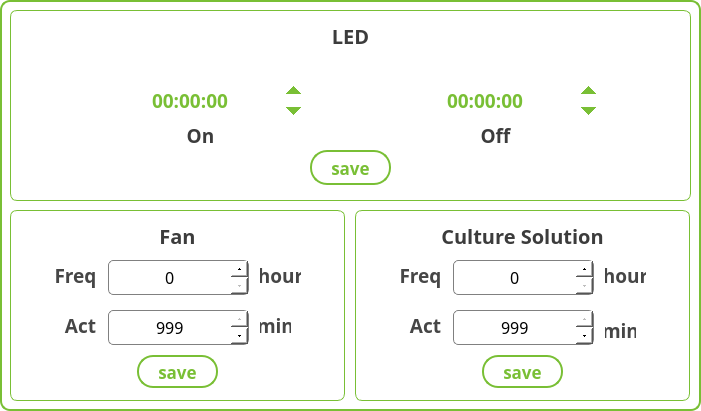
     <widget class="QFrame" name="frame_15">
      <property name="geometry">
       <rect>
        <x>0</x>
        <y>260</y>
        <width>701</width>
        <height>411</height>
       </rect>
      </property>
      <property name="styleSheet">
       <string notr="true">background-color:qlineargradient(spread:pad, x1:0.5, y1:0.5, x2:1, y2:1, stop:0 rgba(255, 255, 255, 0), stop:1 rgba(255, 255, 255, 60));
border : 2px solid rgb(121,191,53);
border-radius:10px</string>
      </property>
      <property name="frameShape">
       <enum>QFrame::StyledPanel</enum>
      </property>
      <property name="frameShadow">
       <enum>QFrame::Raised</enum>
      </property>
      <widget class="QLabel" name="label_6">
       <property name="geometry">
        <rect>
         <x>10</x>
         <y>10</y>
         <width>681</width>
         <height>191</height>
        </rect>
       </property>
       <property name="styleSheet">
        <string notr="true">background-color:qlineargradient(spread:pad, x1:0.5, y1:0.5, x2:1, y2:1, stop:0 rgba(255, 255, 255, 0), stop:1 rgba(255, 255, 255, 65));
border:1px solid rgb(121,191,53);
border-radius : 7px</string>
       </property>
       <property name="text">
        <string/>
       </property>
      </widget>
      <widget class="QFrame" name="frame_10">
       <property name="geometry">
        <rect>
         <x>10</x>
         <y>10</y>
         <width>681</width>
         <height>181</height>
        </rect>
       </property>
       <property name="styleSheet">
        <string notr="true">border:transparent;
background:transparent</string>
       </property>
       <property name="frameShape">
        <enum>QFrame::StyledPanel</enum>
       </property>
       <property name="frameShadow">
        <enum>QFrame::Raised</enum>
       </property>
       <widget class="QLabel" name="label_52">
        <property name="geometry">
         <rect>
          <x>165</x>
          <y>110</y>
          <width>51</width>
          <height>31</height>
         </rect>
        </property>
        <property name="font">
         <font>
          <family>나눔스퀘어 Bold</family>
          <pointsize>14</pointsize>
          <weight>75</weight>
          <bold>true</bold>
         </font>
        </property>
        <property name="styleSheet">
         <string notr="true">background:transparent;
color:rgb(60,60,60)</string>
        </property>
        <property name="text">
         <string>On</string>
        </property>
        <property name="alignment">
         <set>Qt::AlignCenter</set>
        </property>
       </widget>
       <widget class="QLabel" name="label_53">
        <property name="geometry">
         <rect>
          <x>460</x>
          <y>110</y>
          <width>51</width>
          <height>31</height>
         </rect>
        </property>
        <property name="font">
         <font>
          <family>나눔스퀘어 Bold</family>
          <pointsize>14</pointsize>
          <weight>75</weight>
          <bold>true</bold>
         </font>
        </property>
        <property name="styleSheet">
         <string notr="true">background:transparent;
color:rgb(60,60,60)</string>
        </property>
        <property name="text">
         <string>Off</string>
        </property>
        <property name="alignment">
         <set>Qt::AlignCenter</set>
        </property>
       </widget>
       <widget class="QTimeEdit" name="led_off">
        <property name="geometry">
         <rect>
          <x>435</x>
          <y>70</y>
          <width>161</width>
          <height>41</height>
         </rect>
        </property>
        <property name="font">
         <font>
          <family>맑은 고딕</family>
          <pointsize>14</pointsize>
          <weight>75</weight>
          <bold>true</bold>
         </font>
        </property>
        <property name="styleSheet">
         <string notr="true">QTimeEdit{
color:rgb(121,191,53);
selection-color : rgb(121,191,53);
selection-background-color : white;
}
QTimeEdit::down-button {
color:rgb(121,191,53);
width: 35px;
}
QTimeEdit::up-button {
color:rgb(121,191,53);
width: 35px;
}</string>
        </property>
       </widget>
       <widget class="QTimeEdit" name="led_on">
        <property name="geometry">
         <rect>
          <x>140</x>
          <y>70</y>
          <width>161</width>
          <height>41</height>
         </rect>
        </property>
        <property name="font">
         <font>
          <family>맑은 고딕</family>
          <pointsize>14</pointsize>
          <weight>75</weight>
          <bold>true</bold>
         </font>
        </property>
        <property name="styleSheet">
         <string notr="true">QTimeEdit{
color:rgb(121,191,53);
selection-background-color : white;
selection-color : rgb(121,191,53);
}
QTimeEdit::down-button {
color:rgb(121,191,53);
width: 35px;
}
QTimeEdit::up-button {
color:rgb(121,191,53);
width: 35px;
}</string>
        </property>
       </widget>
       <widget class="QLabel" name="label_89">
        <property name="geometry">
         <rect>
          <x>315</x>
          <y>10</y>
          <width>51</width>
          <height>31</height>
         </rect>
        </property>
        <property name="font">
         <font>
          <family>나눔스퀘어 Bold</family>
          <pointsize>15</pointsize>
          <weight>75</weight>
          <bold>true</bold>
         </font>
        </property>
        <property name="styleSheet">
         <string notr="true">background:transparent;
color:rgb(60,60,60)</string>
        </property>
        <property name="text">
         <string>LED</string>
        </property>
        <property name="alignment">
         <set>Qt::AlignCenter</set>
        </property>
       </widget>
       <widget class="QGraphicsView" name="graphicsView_57">
        <property name="geometry">
         <rect>
          <x>410</x>
          <y>30</y>
          <width>149</width>
          <height>149</height>
         </rect>
        </property>
        <property name="styleSheet">
         <string notr="true">background:url(:/img/resources/small_circle.png);
border:transparent</string>
        </property>
       </widget>
       <widget class="QGraphicsView" name="graphicsView_58">
        <property name="geometry">
         <rect>
          <x>115</x>
          <y>30</y>
          <width>149</width>
          <height>149</height>
         </rect>
        </property>
        <property name="styleSheet">
         <string notr="true">background: url(:/img/resources/small_circle.png);
border:transparent</string>
        </property>
       </widget>
       <widget class="QPushButton" name="led_save">
        <property name="geometry">
         <rect>
          <x>300</x>
          <y>140</y>
          <width>81</width>
          <height>35</height>
         </rect>
        </property>
        <property name="font">
         <font>
          <family>나눔스퀘어 Bold</family>
          <pointsize>13</pointsize>
          <weight>75</weight>
          <bold>true</bold>
         </font>
        </property>
        <property name="styleSheet">
         <string notr="true">QPushButton{border-radius : 17px;
border : 2px solid rgb(121,191,53);
color:rgb(121,191,53);
background-color:white;}
QPushButton:pressed{
border-radius : 17px;
border : 2px solid rgb(130,255,75);
border:transparent;
background-color:qlineargradient(spread:pad, x1:0.15, y1:0.15, x2:1, y2:1, stop:0 rgba(177, 220, 61, 255), stop:1 rgba(41, 191, 61, 247));
color:white;
}
</string>
        </property>
        <property name="text">
         <string>save</string>
        </property>
        <property name="checkable">
         <bool>true</bool>
        </property>
       </widget>
       <zorder>graphicsView_58</zorder>
       <zorder>graphicsView_57</zorder>
       <zorder>label_52</zorder>
       <zorder>label_53</zorder>
       <zorder>led_off</zorder>
       <zorder>led_on</zorder>
       <zorder>label_89</zorder>
       <zorder>led_save</zorder>
      </widget>
      <widget class="QFrame" name="frame_4">
       <property name="geometry">
        <rect>
         <x>10</x>
         <y>210</y>
         <width>335</width>
         <height>191</height>
        </rect>
       </property>
       <property name="styleSheet">
        <string notr="true">background:qlineargradient(spread:pad, x1:0, y1:0, x2:1, y2:1, stop:0 rgba(255, 255, 255, 0), stop:1 rgba(255, 255, 255, 161));
border:1px solid rgb(121,191,53);
border-radius : 7px</string>
       </property>
       <property name="frameShape">
        <enum>QFrame::StyledPanel</enum>
       </property>
       <property name="frameShadow">
        <enum>QFrame::Raised</enum>
       </property>
       <widget class="QLabel" name="label_60">
        <property name="geometry">
         <rect>
          <x>92</x>
          <y>10</y>
          <width>151</width>
          <height>31</height>
         </rect>
        </property>
        <property name="font">
         <font>
          <family>나눔스퀘어 Bold</family>
          <pointsize>15</pointsize>
          <weight>75</weight>
          <bold>true</bold>
         </font>
        </property>
        <property name="styleSheet">
         <string notr="true">background:transparent;
border:transparent;
color:rgb(60,60,60)</string>
        </property>
        <property name="text">
         <string>Fan</string>
        </property>
        <property name="alignment">
         <set>Qt::AlignCenter</set>
        </property>
       </widget>
       <widget class="QSpinBox" name="fan_freq_hour">
        <property name="geometry">
         <rect>
          <x>98</x>
          <y>50</y>
          <width>141</width>
          <height>35</height>
         </rect>
        </property>
        <property name="font">
         <font>
          <family>나눔고딕</family>
          <pointsize>12</pointsize>
         </font>
        </property>
        <property name="layoutDirection">
         <enum>Qt::LeftToRight</enum>
        </property>
        <property name="styleSheet">
         <string notr="true">QSpinBox{background-color:white;
border:1px solid grey;
selection-background-color: rgb(121, 191, 53);
border-radius:5px
}
QSpinBox::down-button {
width: 17px;
}
QSpinBox::up-button {
width: 17px;
}</string>
        </property>
        <property name="alignment">
         <set>Qt::AlignCenter</set>
        </property>
        <property name="minimum">
         <number>0</number>
        </property>
        <property name="maximum">
         <number>999</number>
        </property>
       </widget>
       <widget class="QSpinBox" name="fan_act_min">
        <property name="geometry">
         <rect>
          <x>98</x>
          <y>100</y>
          <width>141</width>
          <height>35</height>
         </rect>
        </property>
        <property name="font">
         <font>
          <family>나눔고딕</family>
          <pointsize>12</pointsize>
         </font>
        </property>
        <property name="layoutDirection">
         <enum>Qt::LeftToRight</enum>
        </property>
        <property name="styleSheet">
         <string notr="true">QSpinBox{background-color:white;
border:1px solid grey;
selection-background-color: rgb(121, 191, 53);
border-radius:5px
}
QSpinBox::down-button {
width: 17px;
}
QSpinBox::up-button {
width: 17px;
}</string>
        </property>
        <property name="alignment">
         <set>Qt::AlignCenter</set>
        </property>
        <property name="minimum">
         <number>0</number>
        </property>
        <property name="maximum">
         <number>999</number>
        </property>
        <property name="value">
         <number>999</number>
        </property>
       </widget>
       <widget class="QLabel" name="label_62">
        <property name="geometry">
         <rect>
          <x>50</x>
          <y>100</y>
          <width>41</width>
          <height>31</height>
         </rect>
        </property>
        <property name="font">
         <font>
          <family>나눔스퀘어 Bold</family>
          <pointsize>14</pointsize>
          <weight>75</weight>
          <bold>true</bold>
         </font>
        </property>
        <property name="styleSheet">
         <string notr="true">background:transparent;
color:rgb(70,70,70);
border:transparent</string>
        </property>
        <property name="text">
         <string>Act</string>
        </property>
        <property name="alignment">
         <set>Qt::AlignCenter</set>
        </property>
       </widget>
       <widget class="QLabel" name="label_63">
        <property name="geometry">
         <rect>
          <x>250</x>
          <y>50</y>
          <width>41</width>
          <height>31</height>
         </rect>
        </property>
        <property name="font">
         <font>
          <family>나눔스퀘어 Bold</family>
          <pointsize>14</pointsize>
          <weight>75</weight>
          <bold>true</bold>
         </font>
        </property>
        <property name="styleSheet">
         <string notr="true">background:transparent;
color:rgb(70,70,70);
border:transparent</string>
        </property>
        <property name="text">
         <string>hour</string>
        </property>
        <property name="alignment">
         <set>Qt::AlignCenter</set>
        </property>
       </widget>
       <widget class="QLabel" name="label_64">
        <property name="geometry">
         <rect>
          <x>250</x>
          <y>100</y>
          <width>31</width>
          <height>31</height>
         </rect>
        </property>
        <property name="font">
         <font>
          <family>나눔스퀘어 Bold</family>
          <pointsize>14</pointsize>
          <weight>75</weight>
          <bold>true</bold>
         </font>
        </property>
        <property name="styleSheet">
         <string notr="true">background:transparent;
color:rgb(70,70,70);
border:transparent</string>
        </property>
        <property name="text">
         <string>min</string>
        </property>
        <property name="alignment">
         <set>Qt::AlignCenter</set>
        </property>
       </widget>
       <widget class="QLabel" name="label_65">
        <property name="geometry">
         <rect>
          <x>40</x>
          <y>45</y>
          <width>51</width>
          <height>41</height>
         </rect>
        </property>
        <property name="font">
         <font>
          <family>나눔스퀘어 Bold</family>
          <pointsize>14</pointsize>
          <weight>75</weight>
          <bold>true</bold>
         </font>
        </property>
        <property name="styleSheet">
         <string notr="true">background:transparent;
color:rgb(70,70,70);
border:transparent</string>
        </property>
        <property name="text">
         <string>Freq</string>
        </property>
        <property name="alignment">
         <set>Qt::AlignCenter</set>
        </property>
       </widget>
       <widget class="QPushButton" name="fan_save">
        <property name="geometry">
         <rect>
          <x>127</x>
          <y>145</y>
          <width>81</width>
          <height>33</height>
         </rect>
        </property>
        <property name="font">
         <font>
          <family>나눔스퀘어 Bold</family>
          <pointsize>13</pointsize>
          <weight>75</weight>
          <bold>true</bold>
         </font>
        </property>
        <property name="styleSheet">
         <string notr="true">QPushButton{border-radius : 16px;
border : 2px solid rgb(121,191,53);
color:rgb(121,191,53);
background-color:white;}
QPushButton:pressed{
border-radius : 16px;
border : 2px solid rgb(130,255,75);
border:transparent;
background-color:qlineargradient(spread:pad, x1:0.15, y1:0.15, x2:1, y2:1, stop:0 rgba(177, 220, 61, 255), stop:1 rgba(41, 191, 61, 247));
color:white;
}
</string>
        </property>
        <property name="text">
         <string>save</string>
        </property>
        <property name="checkable">
         <bool>true</bool>
        </property>
       </widget>
      </widget>
      <widget class="QFrame" name="frame_3">
       <property name="geometry">
        <rect>
         <x>355</x>
         <y>210</y>
         <width>335</width>
         <height>191</height>
        </rect>
       </property>
       <property name="styleSheet">
        <string notr="true">background:qlineargradient(spread:pad, x1:0, y1:0, x2:1, y2:1, stop:0 rgba(255, 255, 255, 0), stop:1 rgba(255, 255, 255, 161));
border:1px solid rgb(121,191,53);
border-radius : 7px</string>
       </property>
       <property name="frameShape">
        <enum>QFrame::StyledPanel</enum>
       </property>
       <property name="frameShadow">
        <enum>QFrame::Raised</enum>
       </property>
       <widget class="QLabel" name="label_50">
        <property name="geometry">
         <rect>
          <x>77</x>
          <y>10</y>
          <width>181</width>
          <height>31</height>
         </rect>
        </property>
        <property name="font">
         <font>
          <family>나눔스퀘어 Bold</family>
          <pointsize>15</pointsize>
          <weight>75</weight>
          <bold>true</bold>
         </font>
        </property>
        <property name="styleSheet">
         <string notr="true">background:transparent;
border:transparent;
color:rgb(60,60,60)</string>
        </property>
        <property name="text">
         <string>Culture Solution</string>
        </property>
        <property name="alignment">
         <set>Qt::AlignCenter</set>
        </property>
       </widget>
       <widget class="QSpinBox" name="cs_freq_hour">
        <property name="geometry">
         <rect>
          <x>98</x>
          <y>50</y>
          <width>141</width>
          <height>35</height>
         </rect>
        </property>
        <property name="font">
         <font>
          <family>나눔고딕</family>
          <pointsize>12</pointsize>
         </font>
        </property>
        <property name="layoutDirection">
         <enum>Qt::LeftToRight</enum>
        </property>
        <property name="styleSheet">
         <string notr="true">QSpinBox{background-color:white;
border:1px solid grey;
selection-background-color: rgb(121, 191, 53);
border-radius:5px
}
QSpinBox::down-button {
width: 17px;
}
QSpinBox::up-button {
width: 17px;
}</string>
        </property>
        <property name="alignment">
         <set>Qt::AlignCenter</set>
        </property>
        <property name="minimum">
         <number>0</number>
        </property>
        <property name="maximum">
         <number>999</number>
        </property>
       </widget>
       <widget class="QSpinBox" name="cs_act_min">
        <property name="geometry">
         <rect>
          <x>98</x>
          <y>100</y>
          <width>141</width>
          <height>35</height>
         </rect>
        </property>
        <property name="font">
         <font>
          <family>나눔고딕</family>
          <pointsize>12</pointsize>
         </font>
        </property>
        <property name="layoutDirection">
         <enum>Qt::LeftToRight</enum>
        </property>
        <property name="styleSheet">
         <string notr="true">QSpinBox{background-color:white;
border:1px solid grey;
selection-background-color: rgb(121, 191, 53);
border-radius:5px
}
QSpinBox::down-button {
width: 17px;
}
QSpinBox::up-button {
width: 17px;
}</string>
        </property>
        <property name="alignment">
         <set>Qt::AlignCenter</set>
        </property>
        <property name="minimum">
         <number>0</number>
        </property>
        <property name="maximum">
         <number>999</number>
        </property>
        <property name="value">
         <number>999</number>
        </property>
       </widget>
       <widget class="QPushButton" name="cs_save">
        <property name="geometry">
         <rect>
          <x>127</x>
          <y>145</y>
          <width>81</width>
          <height>33</height>
         </rect>
        </property>
        <property name="font">
         <font>
          <family>나눔스퀘어 Bold</family>
          <pointsize>13</pointsize>
          <weight>75</weight>
          <bold>true</bold>
         </font>
        </property>
        <property name="styleSheet">
         <string notr="true">QPushButton{border-radius : 16px;
border : 2px solid rgb(121,191,53);
color:rgb(121,191,53);
background-color:white;}
QPushButton:pressed{
border-radius : 16px;
border : 2px solid rgb(130,255,75);
border:transparent;
background-color:qlineargradient(spread:pad, x1:0.15, y1:0.15, x2:1, y2:1, stop:0 rgba(177, 220, 61, 255), stop:1 rgba(41, 191, 61, 247));
color:white;
}
</string>
        </property>
        <property name="text">
         <string>save</string>
        </property>
        <property name="checkable">
         <bool>true</bool>
        </property>
       </widget>
       <widget class="QLabel" name="label_51">
        <property name="geometry">
         <rect>
          <x>50</x>
          <y>100</y>
          <width>41</width>
          <height>31</height>
         </rect>
        </property>
        <property name="font">
         <font>
          <family>나눔스퀘어 Bold</family>
          <pointsize>14</pointsize>
          <weight>75</weight>
          <bold>true</bold>
         </font>
        </property>
        <property name="styleSheet">
         <string notr="true">background:transparent;
color:rgb(70,70,70);
border:transparent</string>
        </property>
        <property name="text">
         <string>Act</string>
        </property>
        <property name="alignment">
         <set>Qt::AlignCenter</set>
        </property>
       </widget>
       <widget class="QLabel" name="label_57">
        <property name="geometry">
         <rect>
          <x>250</x>
          <y>50</y>
          <width>41</width>
          <height>31</height>
         </rect>
        </property>
        <property name="font">
         <font>
          <family>나눔스퀘어 Bold</family>
          <pointsize>14</pointsize>
          <weight>75</weight>
          <bold>true</bold>
         </font>
        </property>
        <property name="styleSheet">
         <string notr="true">background:transparent;
color:rgb(70,70,70);
border:transparent</string>
        </property>
        <property name="text">
         <string>hour</string>
        </property>
        <property name="alignment">
         <set>Qt::AlignCenter</set>
        </property>
       </widget>
       <widget class="QLabel" name="label_58">
        <property name="geometry">
         <rect>
          <x>250</x>
          <y>100</y>
          <width>31</width>
          <height>41</height>
         </rect>
        </property>
        <property name="font">
         <font>
          <family>나눔스퀘어 Bold</family>
          <pointsize>14</pointsize>
          <weight>75</weight>
          <bold>true</bold>
         </font>
        </property>
        <property name="styleSheet">
         <string notr="true">background:transparent;
color:rgb(70,70,70);
border:transparent</string>
        </property>
        <property name="text">
         <string>min</string>
        </property>
        <property name="alignment">
         <set>Qt::AlignCenter</set>
        </property>
       </widget>
       <widget class="QLabel" name="label_59">
        <property name="geometry">
         <rect>
          <x>40</x>
          <y>45</y>
          <width>51</width>
          <height>41</height>
         </rect>
        </property>
        <property name="font">
         <font>
          <family>나눔스퀘어 Bold</family>
          <pointsize>14</pointsize>
          <weight>75</weight>
          <bold>true</bold>
         </font>
        </property>
        <property name="styleSheet">
         <string notr="true">background:transparent;
color:rgb(70,70,70);
border:transparent</string>
        </property>
        <property name="text">
         <string>Freq</string>
        </property>
        <property name="alignment">
         <set>Qt::AlignCenter</set>
        </property>
       </widget>
      </widget>
     </widget>
